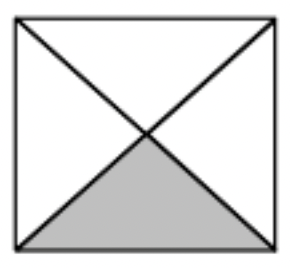
#> input picture images/1.png, 290 x 268 px, found by its file name; its folder holds only this picture in this run
$ python rotateimage.py
#> lines starting #> are read from the running program, lines starting #| are printed output that depends on the picture
from PIL import Image
import os
images = os.listdir("/home/adkishor/projects/Textons-colors/images/")

for imgs in images:

	og_image = Image.open("/home/adkishor/projects/Textons-colors/images/"+str(imgs))
#> og_image is the input picture: PIL image 290x268 RGBA; mean R, G, B, A 223.4, 223.4, 223.3, 255

	for angle in range(0, 360, 90):
	    im = og_image.rotate(angle)
	    im.save("/home/adkishor/projects/Textons-colors/dataset/"+str(imgs)+"_"+str(angle)+".png")
#> this loop made 4 passes
#> pass 2, `im = og_image.rotate(angle)`:
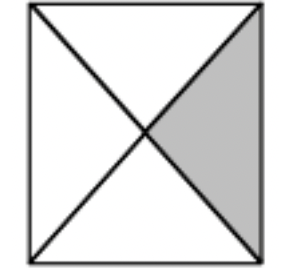
#> im: PIL image 290x268 RGBA; mean R, G, B, A 204.1, 204.1, 204, 235.7; transparent parts drawn white
#> pass 3, `im = og_image.rotate(angle)`:
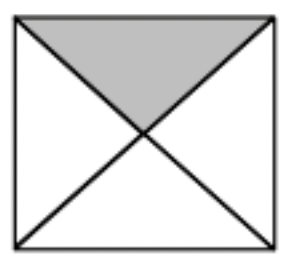
#> im: PIL image 290x268 RGBA; mean R, G, B, A 223.4, 223.4, 223.3, 255
#> after the loop:
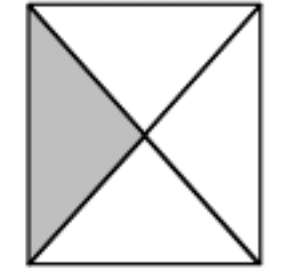
#> im: PIL image 290x268 RGBA; mean R, G, B, A 204.1, 204.1, 204, 235.7; transparent parts drawn white

$ run again, on images/14.png
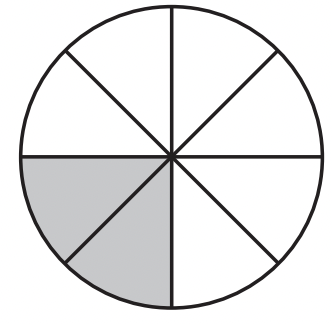
#> input picture images/14.png, 332 x 324 px, found by its file name
#> og_image is the input picture: PIL image 332x324 RGBA; mean R, G, B, A 230.8, 230.7, 231.1, 255
#> the loop `for angle in range(0, 360, 90):` made 4 passes
#> pass 3, `im = og_image.rotate(angle)`:
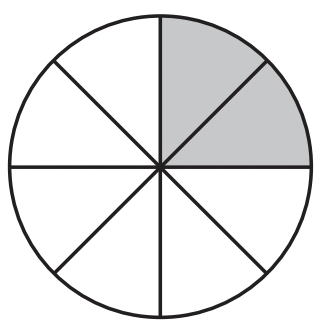
#> im: PIL image 332x324 RGBA; mean R, G, B, A 230.8, 230.7, 231.1, 255
#> after the loop `for angle in range(0, 360, 90):`:
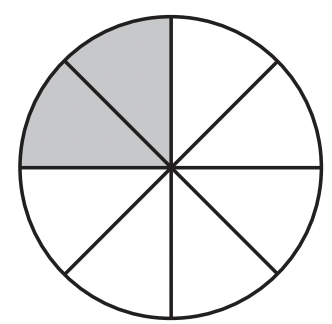
#> im: PIL image 332x324 RGBA; mean R, G, B, A 224.6, 224.6, 224.9, 248.9; transparent parts drawn white

$ run again, on images/2.png
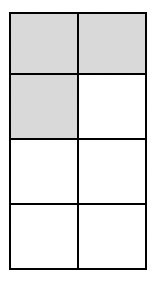
#> input picture images/2.png, 156 x 282 px, found by its file name
#> og_image is the input picture: PIL image 156x282 RGBA; mean R, G, B, A 228, 228, 228, 255
#> the loop `for angle in range(0, 360, 90):` made 4 passes
#> pass 3, `im = og_image.rotate(angle)`:
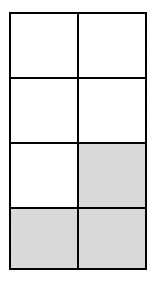
#> im: PIL image 156x282 RGBA; mean R, G, B, A 228, 228, 228, 255
#> after the loop `for angle in range(0, 360, 90):`:
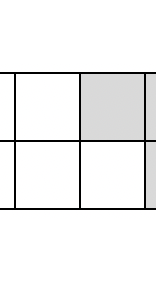
#> im: PIL image 156x282 RGBA; mean R, G, B, A 126.3, 126.3, 126.3, 141.1; transparent parts drawn white

$ run again, on images/3.png
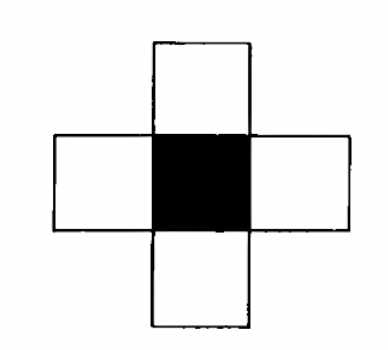
#> input picture images/3.png, 388 x 350 px, found by its file name
#> og_image is the input picture: PIL image 388x350 RGBA; mean R, G, B, A 230.5, 230.5, 230.5, 255
#> the loop `for angle in range(0, 360, 90):` made 4 passes
#> pass 3, `im = og_image.rotate(angle)`:
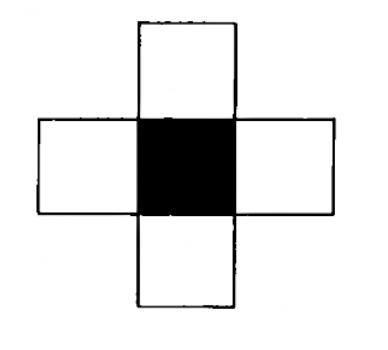
#> im: PIL image 388x350 RGBA; mean R, G, B, A 230.5, 230.5, 230.5, 255
#> after the loop `for angle in range(0, 360, 90):`:
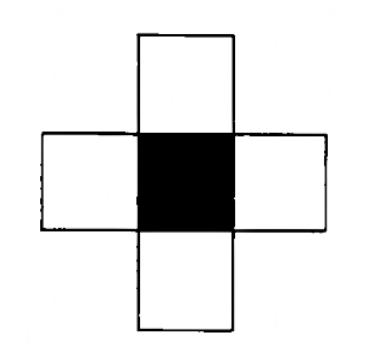
#> im: PIL image 388x350 RGBA; mean R, G, B, A 205.5, 205.5, 205.5, 230; transparent parts drawn white

$ run again, on images/10.png
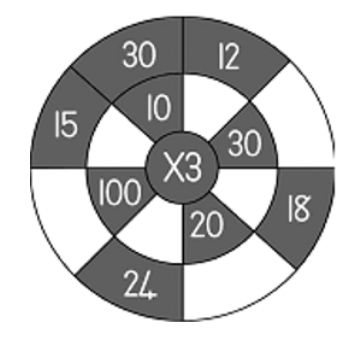
#> input picture images/10.png, 360 x 342 px, found by its file name
#> og_image is the input picture: PIL image 360x342 RGBA; mean R, G, B, A 194.8, 194.8, 194.8, 255
#> the loop `for angle in range(0, 360, 90):` made 4 passes
#> pass 3, `im = og_image.rotate(angle)`:
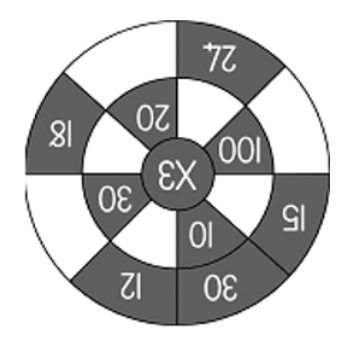
#> im: PIL image 360x342 RGBA; mean R, G, B, A 194.8, 194.8, 194.8, 255
#> after the loop `for angle in range(0, 360, 90):`:
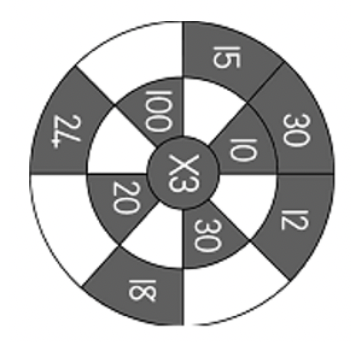
#> im: PIL image 360x342 RGBA; mean R, G, B, A 182, 182, 182, 242.2; transparent parts drawn white
